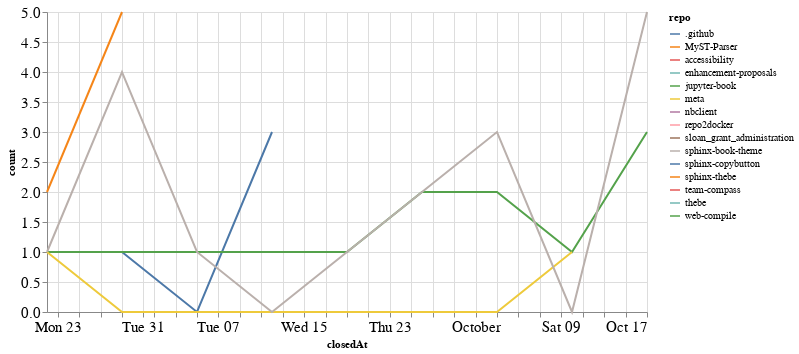

Notebook source saved alongside this figure:
### Code cell
closed_by_time = closed_by.groupby('repo').resample('W', on='closedAt').count()['author'].reset_index()
closed_by_time = closed_by_time.rename(columns={'author': 'count'})

alt.Chart(closed_by_time, width=600).mark_line().encode(
    x='closedAt',
    y='count',
    color='repo',
    tooltip="repo"
)

### Figure 1 — Vega-Lite specification as saved in the notebook (floating-point values rounded to 4 significant figures)
{"config": {"axisLeft": {"labelFontSize": 15}, "axisBottom": {"labelFontSize": 15}}, "data": {"name": "data-1b1b4101d07526ddee472dbb266a2162"}, "mark": "line", "encoding": {"color": {"type": "nominal", "field": "repo"}, "tooltip": {"type": "nominal", "field": "repo"}, "x": {"type": "temporal", "field": "closedAt"}, "y": {"type": "quantitative", "field": "count"}}, "width": 600, "$schema": "https://vega.github.io/schema/vega-lite/v4.8.1.json", "datasets": {"data-1b1b4101d07526ddee472dbb266a2162": [{"repo": ".github", "closedAt": "2021-08-29T00:00:00", "count": 1}, {"repo": ".github", "closedAt": "2021-09-05T00:00:00", "count": 0}, {"repo": ".github", "closedAt": "2021-09-12T00:00:00", "count": 3}, {"repo": "MyST-Parser", "closedAt": "2021-09-26T00:00:00", "count": 1}, {"repo": "accessibility", "closedAt": "2021-08-29T00:00:00", "count": 2}, {"repo": "enhancement-proposals", "closedAt": "2021-10-10T00:00:00", "count": 1}, {"repo": "jupyter-book", "closedAt": "2021-08-22T00:00:00", "count": 1}, {"repo": "jupyter-book", "closedAt": "2021-08-29T00:00:00", "count": 1}, {"repo": "jupyter-book", "closedAt": "2021-09-05T00:00:00", "count": 1}, {"repo": "jupyter-book", "closedAt": "2021-09-12T00:00:00", "count": 1}, {"repo": "jupyter-book", "closedAt": "2021-09-19T00:00:00", "count": 1}, {"repo": "jupyter-book", "closedAt": "2021-09-26T00:00:00", "count": 2}, {"repo": "jupyter-book", "closedAt": "2021-10-03T00:00:00", "count": 2}, {"repo": "jupyter-book", "closedAt": "2021-10-10T00:00:00", "count": 1}, {"repo": "jupyter-book", "closedAt": "2021-10-17T00:00:00", "count": 3}, {"repo": "meta", "closedAt": "2021-08-22T00:00:00", "count": 1}, {"repo": "meta", "closedAt": "2021-08-29T00:00:00", "count": 0}, {"repo": "meta", "closedAt": "2021-09-05T00:00:00", "count": 0}, {"repo": "meta", "closedAt": "2021-09-12T00:00:00", "count": 0}, {"repo": "meta", "closedAt": "2021-09-19T00:00:00", "count": 0}, {"repo": "meta", "closedAt": "2021-09-26T00:00:00", "count": 0}, {"repo": "meta", "closedAt": "2021-10-03T00:00:00", "count": 0}, {"repo": "meta", "closedAt": "2021-10-10T00:00:00", "count": 1}, {"repo": "nbclient", "closedAt": "2021-09-19T00:00:00", "count": 1}, {"repo": "repo2docker", "closedAt": "2021-09-19T00:00:00", "count": 1}, {"repo": "sloan_grant_administration", "closedAt": "2021-10-10T00:00:00", "count": 1}, {"repo": "sphinx-book-theme", "closedAt": "2021-08-22T00:00:00", "count": 1}, {"repo": "sphinx-book-theme", "closedAt": "2021-08-29T00:00:00", "count": 4}, {"repo": "sphinx-book-theme", "closedAt": "2021-09-05T00:00:00", "count": 1}, {"repo": "sphinx-book-theme", "closedAt": "2021-09-12T00:00:00", "count": 0}, {"repo": "sphinx-book-theme", "closedAt": "2021-09-19T00:00:00", "count": 1}, {"repo": "sphinx-book-theme", "closedAt": "2021-09-26T00:00:00", "count": 2}, {"repo": "sphinx-book-theme", "closedAt": "2021-10-03T00:00:00", "count": 3}, {"repo": "sphinx-book-theme", "closedAt": "2021-10-10T00:00:00", "count": 0}, {"repo": "sphinx-book-theme", "closedAt": "2021-10-17T00:00:00", "count": 5}, {"repo": "sphinx-copybutton", "closedAt": "2021-10-17T00:00:00", "count": 1}, {"repo": "sphinx-thebe", "closedAt": "2021-08-22T00:00:00", "count": 2}, {"repo": "sphinx-thebe", "closedAt": "2021-08-29T00:00:00", "count": 5}, {"repo": "team-compass", "closedAt": "2021-10-17T00:00:00", "count": 1}, {"repo": "thebe", "closedAt": "2021-08-29T00:00:00", "count": 1}, {"repo": "web-compile", "closedAt": "2021-09-26T00:00:00", "count": 1}]}}
